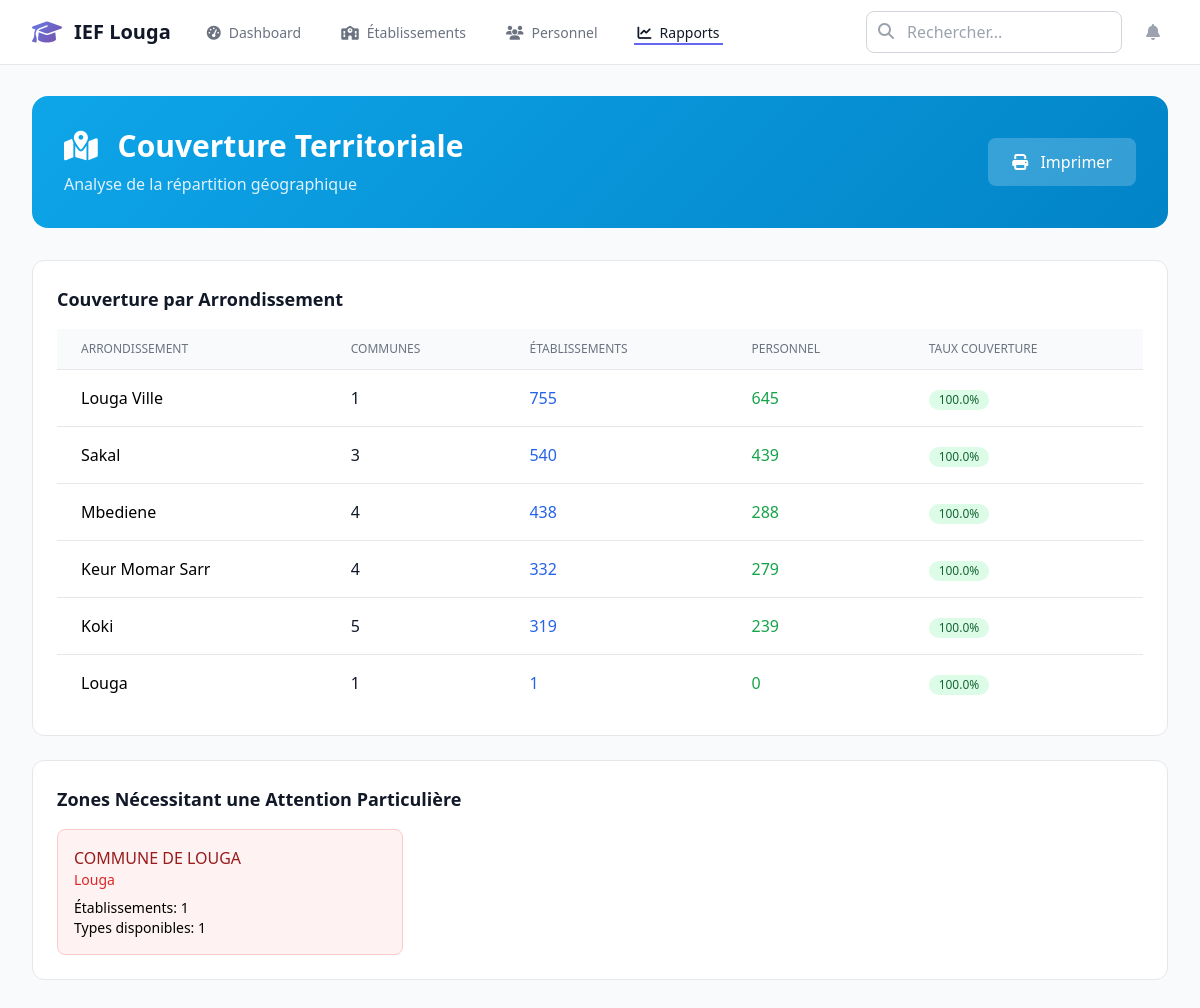
Page /rapports/couverture on the committed database.
### app/__init__.py (models this page shows)
class Commune(db.Model):
    __tablename__ = 'communes'
    id = db.Column(db.Integer, primary_key=True)
    nom = db.Column(db.String(100), nullable=False, unique=True)
    arrondissement = db.Column(db.String(100))
    departement = db.Column(db.String(100), default='LOUGA')
    created_at = db.Column(db.DateTime, default=datetime.utcnow)
    etablissements = db.relationship('Etablissement', backref='commune_obj', lazy='dynamic')

### app/blueprints/rapports.py (the view)
@rapports_bp.route('/couverture')
def rapport_couverture():
    donnees = generer_rapport_couverture()
    return render_template('rapports/couverture.html', donnees=donnees)

### app/blueprints/rapports.py (called while the page is built)
def get_db_connection():
    conn = sqlite3.connect('ief_louga.db')
    conn.row_factory = sqlite3.Row  # Pour avoir des résultats sous forme de dictionnaire
    return conn

def execute_query(query, params=None):
    conn = get_db_connection()
    try:
        if params:
            cursor = conn.execute(query, params)
        else:
            cursor = conn.execute(query)
        results = cursor.fetchall()
        return [dict(row) for row in results]
    finally:
        conn.close()

### app/templates/rapports/couverture.html (shortened to what this page needs)
{% extends "base.html" %}
{% block content %}
<div class="max-w-7xl mx-auto px-4 sm:px-6 lg:px-8 py-8">
    <div class="report-header">
        <div class="flex items-center justify-between">
            <div>
                <h1 class="text-3xl font-bold">
                    <i class="fas fa-map-marked-alt mr-3"></i>
                    Couverture Territoriale
                </h1>
                <p class="text-sky-100 mt-2">Analyse de la répartition géographique</p>
            </div>
            <button onclick="window.print()" class="bg-white bg-opacity-20 hover:bg-opacity-30 text-white px-6 py-3 rounded-lg font-medium transition-colors">
                <i class="fas fa-print mr-2"></i>
                Imprimer
            </button>
        </div>
    </div>
    <div class="analysis-card">
        <h3 class="text-lg font-semibold text-gray-900 mb-4">Couverture par Arrondissement</h3>
        <div class="overflow-x-auto">
            <table class="min-w-full divide-y divide-gray-200">
                <thead class="bg-gray-50">
                    <tr>
                        <th class="px-6 py-3 text-left text-xs font-medium text-gray-500 uppercase">Arrondissement</th>
                        <th class="px-6 py-3 text-left text-xs font-medium text-gray-500 uppercase">Communes</th>
                        <th class="px-6 py-3 text-left text-xs font-medium text-gray-500 uppercase">Établissements</th>
                        <th class="px-6 py-3 text-left text-xs font-medium text-gray-500 uppercase">Personnel</th>
                        <th class="px-6 py-3 text-left text-xs font-medium text-gray-500 uppercase">Taux Couverture</th>
                    </tr>
                </thead>
                <tbody class="bg-white divide-y divide-gray-200">
                    {% for item in donnees.par_arrondissement %}
                    <tr>
                        <td class="px-6 py-4 whitespace-nowrap font-medium">{{ item.arrondissement }}</td>
                        <td class="px-6 py-4 whitespace-nowrap text-gray-900">{{ item.nombre_communes }}</td>
                        <td class="px-6 py-4 whitespace-nowrap text-blue-600">{{ item.nombre_etablissements }}</td>
                        <td class="px-6 py-4 whitespace-nowrap text-green-600">{{ item.nombre_personnel }}</td>
                        <td class="px-6 py-4 whitespace-nowrap">
                            <span class="inline-flex items-center px-2.5 py-0.5 rounded-full text-xs font-medium
                                {% if item.taux_couverture >= 80 %}bg-green-100 text-green-800
                                {% elif item.taux_couverture >= 60 %}bg-yellow-100 text-yellow-800
                                {% else %}bg-red-100 text-red-800{% endif %}">
                                {{ item.taux_couverture }}%
                            </span>
                        </td>
                    </tr>
                    {% endfor %}
                </tbody>
            </table>
        </div>
    </div>
    <div class="analysis-card">
        <h3 class="text-lg font-semibold text-gray-900 mb-4">Zones Nécessitant une Attention Particulière</h3>
        <div class="grid grid-cols-1 md:grid-cols-2 lg:grid-cols-3 gap-6">
            {% for zone in donnees.zones_critique %}
            <div class="p-4 border border-red-200 rounded-lg bg-red-50">
                <h4 class="font-medium text-red-800">{{ zone.commune }}</h4>
                <p class="text-sm text-red-600">{{ zone.arrondissement }}</p>
                <div class="mt-2 text-sm">
                    <div>Établissements: {{ zone.nombre_etablissements }}</div>
                    <div>Types disponibles: {{ zone.types_disponibles }}</div>
                </div>
            </div>
            {% endfor %}
        </div>
    </div>
</div>
{% endblock %}

### app/templates/rapports/couverture.html (style rules this page uses)
.report-header { background: linear-gradient(135deg, #0ea5e9 0%, #0284c7 100%); color: white; border-radius: 16px; padding: 2rem; margin-bottom: 2rem; }
.analysis-card { background: white; border-radius: 12px; padding: 1.5rem; border: 1px solid #e5e7eb; margin-bottom: 1.5rem; }

### rows in the picture
Commune: arrondissement "Louga Ville", nombre_communes "1", nombre_etablissements "755", nombre_personnel "645", taux_couverture "100.0"
Commune: commune "COMMUNE DE LOUGA", arrondissement "Louga", nombre_etablissements "1", types_disponibles "1"

### other values in the picture
{{ item.arrondissement }} "Sakal" "Mbediene" "Keur Momar Sarr" "Koki" "Louga"
{{ item.nombre_communes }} "3" "4" "4" "5" "1"
{{ item.nombre_etablissements }} "540" "438" "332" "319" "1"
{{ item.nombre_personnel }} "439" "288" "279" "239" "0"
{{ item.taux_couverture }} "100.0" "100.0" "100.0" "100.0" "100.0"
